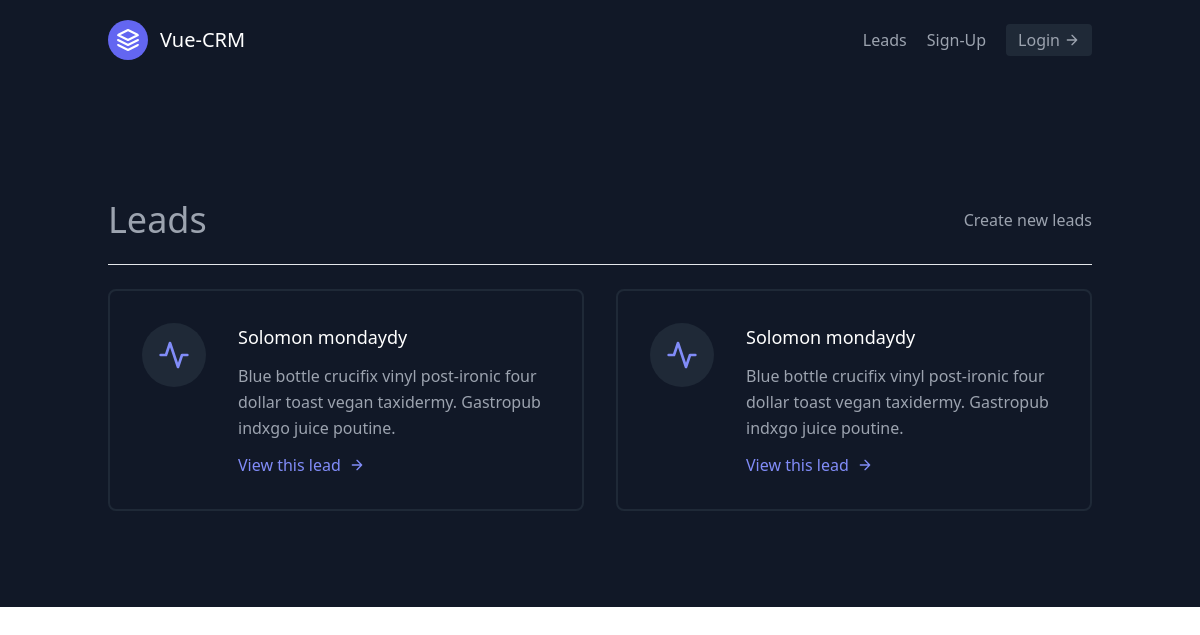
Screenshot of /leads/ with the database file from the repository.
### leads/models.py (models this page shows, shortened)
class Lead(models.Model):
    first_name = models.CharField(max_length=20)
    last_name = models.CharField(max_length=20)
    age = models.IntegerField(default=0)
    location = models.CharField(max_length=800, blank=True)
    phone_number = models.IntegerField( default='+234')
    agent = models.ForeignKey(Agent, on_delete=models.CASCADE)

### leads/views.py (the view)
# urls.py: path('', views.lead_list, name='lead_list'),
def lead_list(request):
    leads = Lead.objects.all()
    context = {
        'leads':leads
    }
    return render(request, 'leads/lead_list.html', context)

### leads/templates/leads/lead_list.html
{% extends 'base.html' %}
{% block content %}
<section class="text-gray-400 bg-gray-900 body-font">
  <div class="container px-5 py-24 mx-auto flex flex-wrap">
        <div class=" w-full mb-6 py-6  flex justify-between items-center border-b border-gray-200" >
                <div>
                    <h1 class="text-4xl text-white-800">
                        Leads
                    </h1>
                </div>
                <div>
                    <a class="text-white-500 hover:text-blue-500" href="{% url 'leads:lead_create' %}">Create new leads</a>
                </div>
        </div>
            <br>
    <div class="flex flex-wrap -m-4">
    {% for lead in leads %}
      <div class="p-4 lg:w-1/2 md:w-full">
        <div class="flex border-2 rounded-lg border-gray-800 p-8 sm:flex-row flex-col">
          <div class="w-16 h-16 sm:mr-8 sm:mb-0 mb-4 inline-flex items-center justify-center rounded-full bg-gray-800 text-indigo-400 flex-shrink-0">
            <svg fill="none" stroke="currentColor" stroke-linecap="round" stroke-linejoin="round" stroke-width="2" class="w-8 h-8" viewBox="0 0 24 24">
              <path d="M22 12h-4l-3 9L9 3l-3 9H2"></path>
            </svg>
          </div>
          <div class="flex-grow">
            <h2 class="text-white text-lg title-font font-medium mb-3">{{lead.first_name}} {{lead.last_name}}</h2>
            <p class="leading-relaxed text-base">Blue bottle crucifix vinyl post-ironic four dollar toast vegan taxidermy. Gastropub indxgo juice poutine.</p>
            <a href="{% url 'leads:lead_detail' lead.pk %}" class="mt-3 text-indigo-400 inline-flex items-center">View this lead
              <svg fill="none" stroke="currentColor" stroke-linecap="round" stroke-linejoin="round" stroke-width="2" class="w-4 h-4 ml-2" viewBox="0 0 24 24">
                <path d="M5 12h14M12 5l7 7-7 7"></path>
              </svg>
            </a>
          </div>
        </div>
      </div>
    {% endfor %}
    </div>
  </div>
</section>
{% endblock content %}

### rows the page displays
Lead: first_name "Solomon", last_name "mondaydy"
Lead: first_name "Solomon", last_name "mondaydy"
